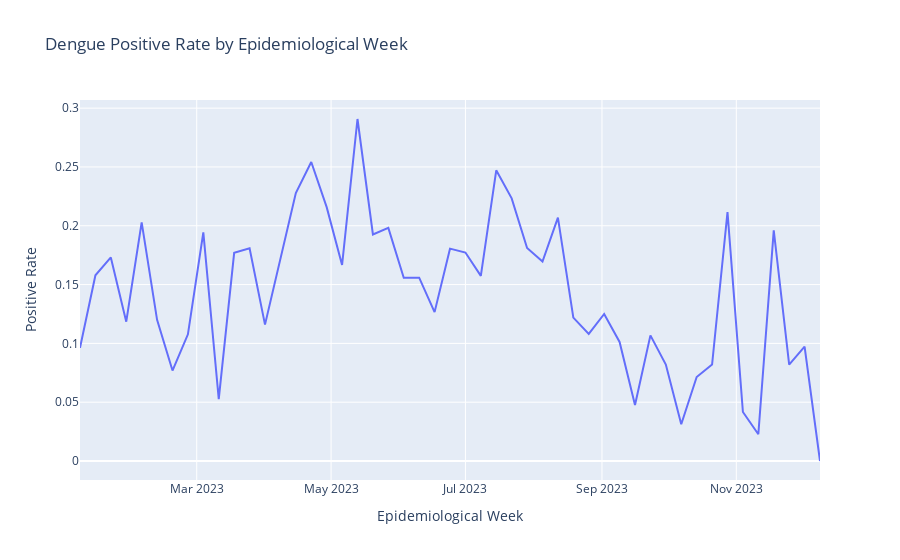

Write notebook code for a chart like this one.
### Markdown cell above
## Plot

### Code cell
import plotly.express as px

## Plot the data using Plotly
fig = px.line(denv_rate, x='epiweek', y='Pos_Rate', title='Dengue Positive Rate by Epidemiological Week', labels={'Pos_Rate': 'Positive Rate', 'epiweek': 'Epidemiological Week'})
fig.show()

### Figure 1 — Plotly figure (JSON) as saved in the notebook; plotly's stock layout.template omitted (floating-point values rounded to 4 significant figures)
{"data": [{"hovertemplate": "Epidemiological Week=%{x}<br>Positive Rate=%{y}<extra></extra>", "legendgroup": "", "line": {"color": "#636efa", "dash": "solid"}, "marker": {"symbol": "circle"}, "mode": "lines", "name": "", "orientation": "v", "showlegend": false, "type": "scatter", "x": ["2023-01-07", "2023-01-14", "2023-01-21", "2023-01-28", "2023-02-04", "2023-02-11", "2023-02-18", "2023-02-25", "2023-03-04", "2023-03-11", "2023-03-18", "2023-03-25", "2023-04-01", "2023-04-08", "2023-04-15", "2023-04-22", "2023-04-29", "2023-05-06", "2023-05-13", "2023-05-20", "2023-05-27", "2023-06-03", "2023-06-10", "2023-06-17", "2023-06-24", "2023-07-01", "2023-07-08", "2023-07-15", "2023-07-22", "2023-07-29", "2023-08-05", "2023-08-12", "2023-08-19", "2023-08-26", "2023-09-02", "2023-09-09", "2023-09-16", "2023-09-23", "2023-09-30", "2023-10-07", "2023-10-14", "2023-10-21", "2023-10-28", "2023-11-04", "2023-11-11", "2023-11-18", "2023-11-25", "2023-12-02", "2023-12-09"], "xaxis": "x", "y": [0.09615, 0.1579, 0.1731, 0.1184, 0.2029, 0.12, 0.07692, 0.1077, 0.1944, 0.05263, 0.177, 0.1809, 0.1159, 0.1728, 0.2278, 0.2542, 0.2158, 0.1667, 0.2908, 0.1926, 0.1982, 0.1557, 0.1558, 0.1266, 0.1806, 0.1772, 0.1574, 0.2472, 0.2233, 0.1811, 0.1696, 0.2069, 0.122, 0.1081, 0.125, 0.1013, 0.04762, 0.1068, 0.08197, 0.03125, 0.07143, 0.08197, 0.2115, 0.04167, 0.02273, 0.1961, 0.08197, 0.09722, 0], "yaxis": "y"}], "layout": {"legend": {"tracegroupgap": 0}, "title": {"text": "Dengue Positive Rate by Epidemiological Week"}, "xaxis": {"anchor": "y", "domain": [0, 1], "title": {"text": "Epidemiological Week"}}, "yaxis": {"anchor": "x", "domain": [0, 1], "title": {"text": "Positive Rate"}}}}
